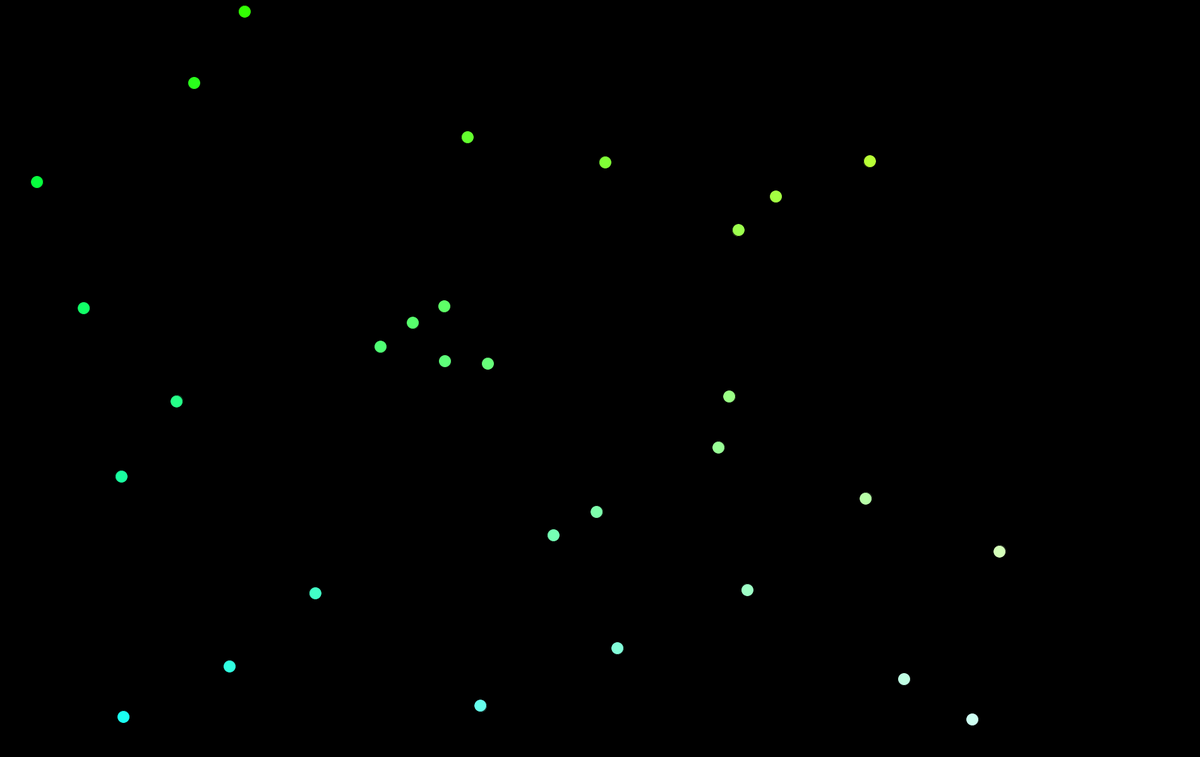
Frame 1 (no input)
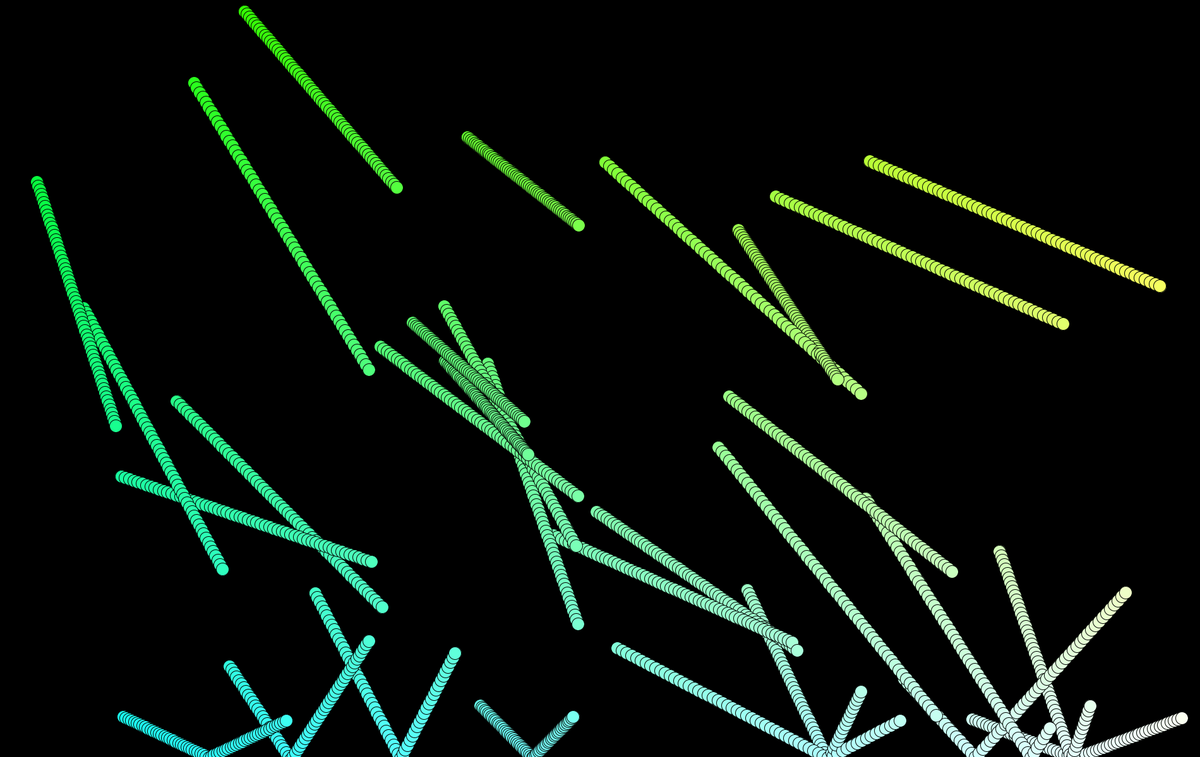
Frame 60 (the mouse pressed at the canvas centre just before this capture)
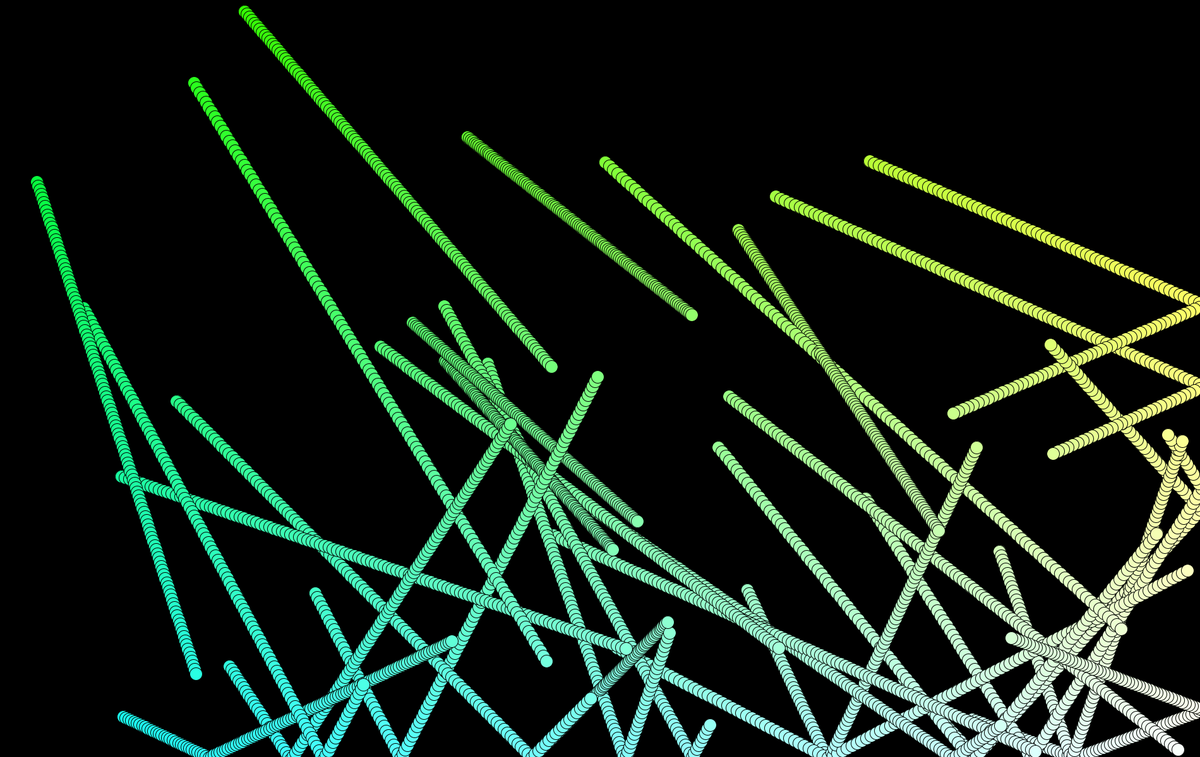
Frame 120 (the mouse held since frame 60 and released just before this capture)

The Processing sketch that drew these frames (run headless with seeded random() and noise(); from frame 60 on, the mouse is pressed at the canvas centre):

// Processing sketch: bouncing_balls
// ── bouncing_balls.pde
class Ball {
  float x;
  float y;
  float w;
  float h;
  
  float xSpeed;
  float ySpeed;
  
  int charge;
  
  Ball() {
    x = random(width);
    y = random(height);
    w = 20;
    h = 20;
    xSpeed = random(2, 8);
    ySpeed = random(2, 8);
    
    charge = (int) random(-1, 1);
  }
  
  void draw() {
    float r = 255 * x / width;
    float b = 255 * y / height;
    //stroke(r, 255, b);
    fill(r, 255, b);
    ellipse(x, y, w, h);
  }
  
  void run() {
    if (x > width || x < 0) {
      xSpeed = -xSpeed;
    }
    if (y > height || y < 0) {
      ySpeed = -ySpeed;
    }
    x += xSpeed;
    y += ySpeed;
  }
}

int count = 30;
Ball[] balls = new Ball[count];

void setup() {
  size(1900, 1200);
  background(0);
  for (int i = 0; i < count; i = i + 1) {
    balls[i] = new Ball();
  }
}

void draw() {
  //background(0);
  for (int i = 0; i < count; i = i + 1) {
    balls[i].draw();
    balls[i].run();
  }
}
